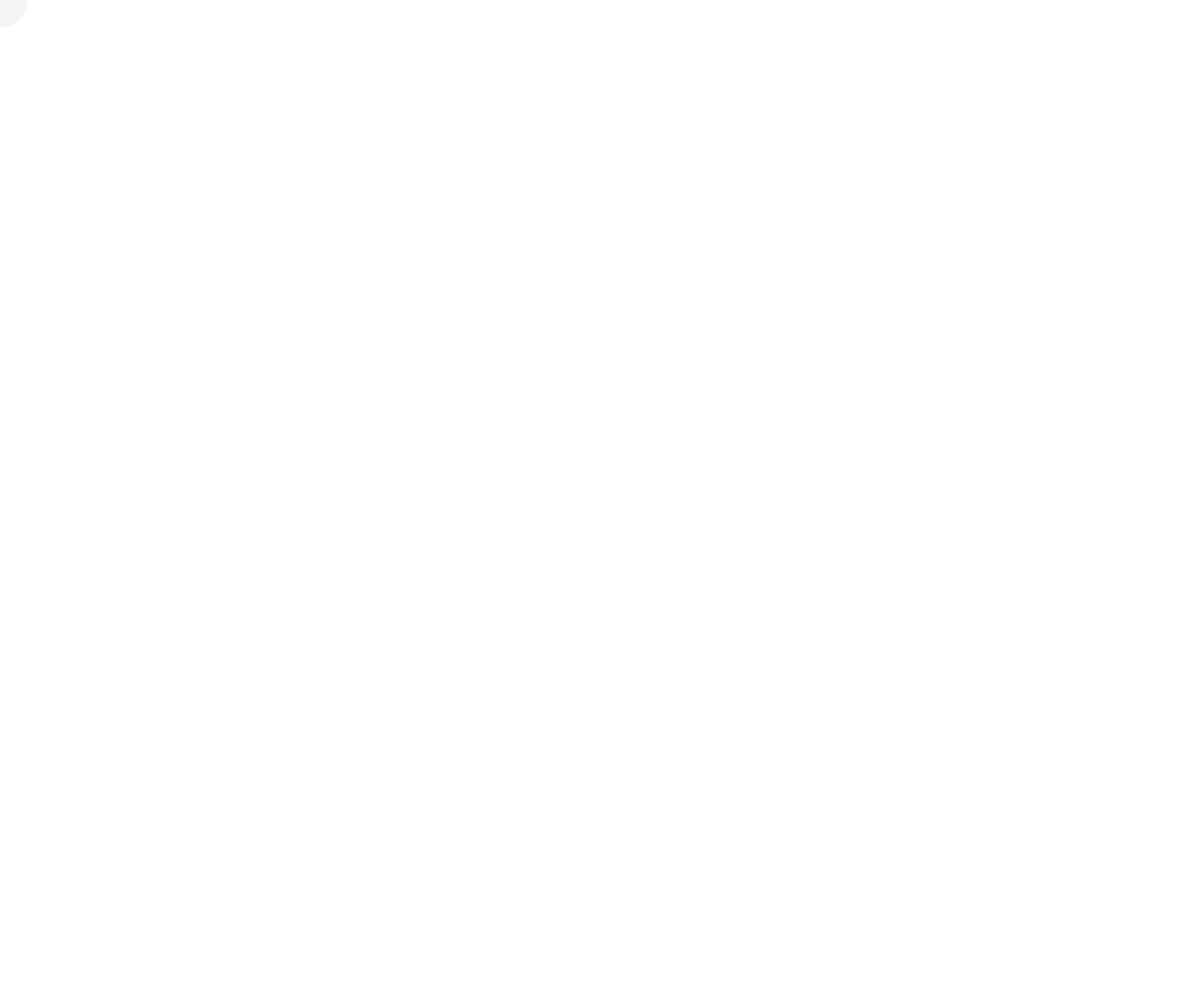
Frame 1 (no input)
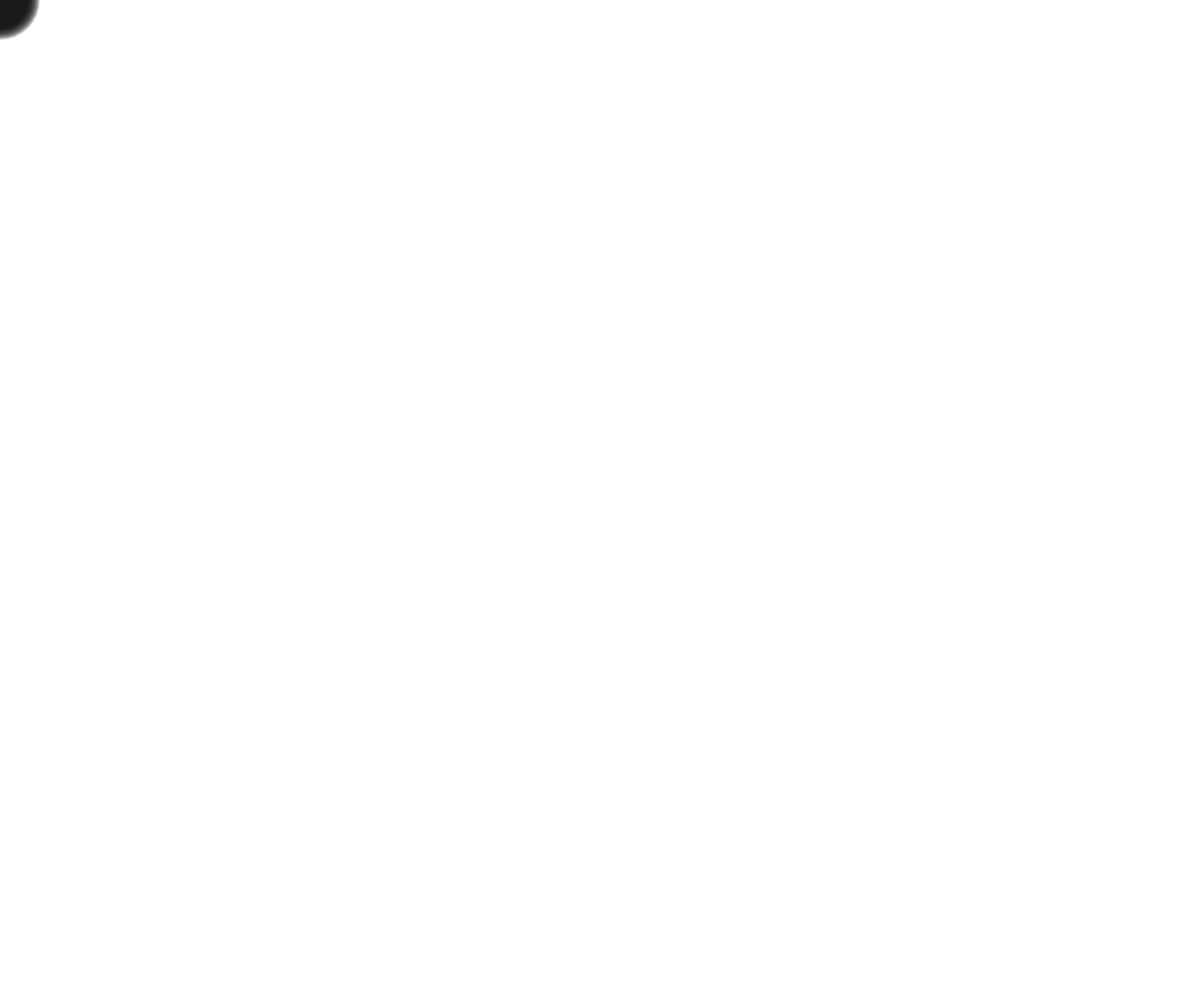
Frame 60 (no input)
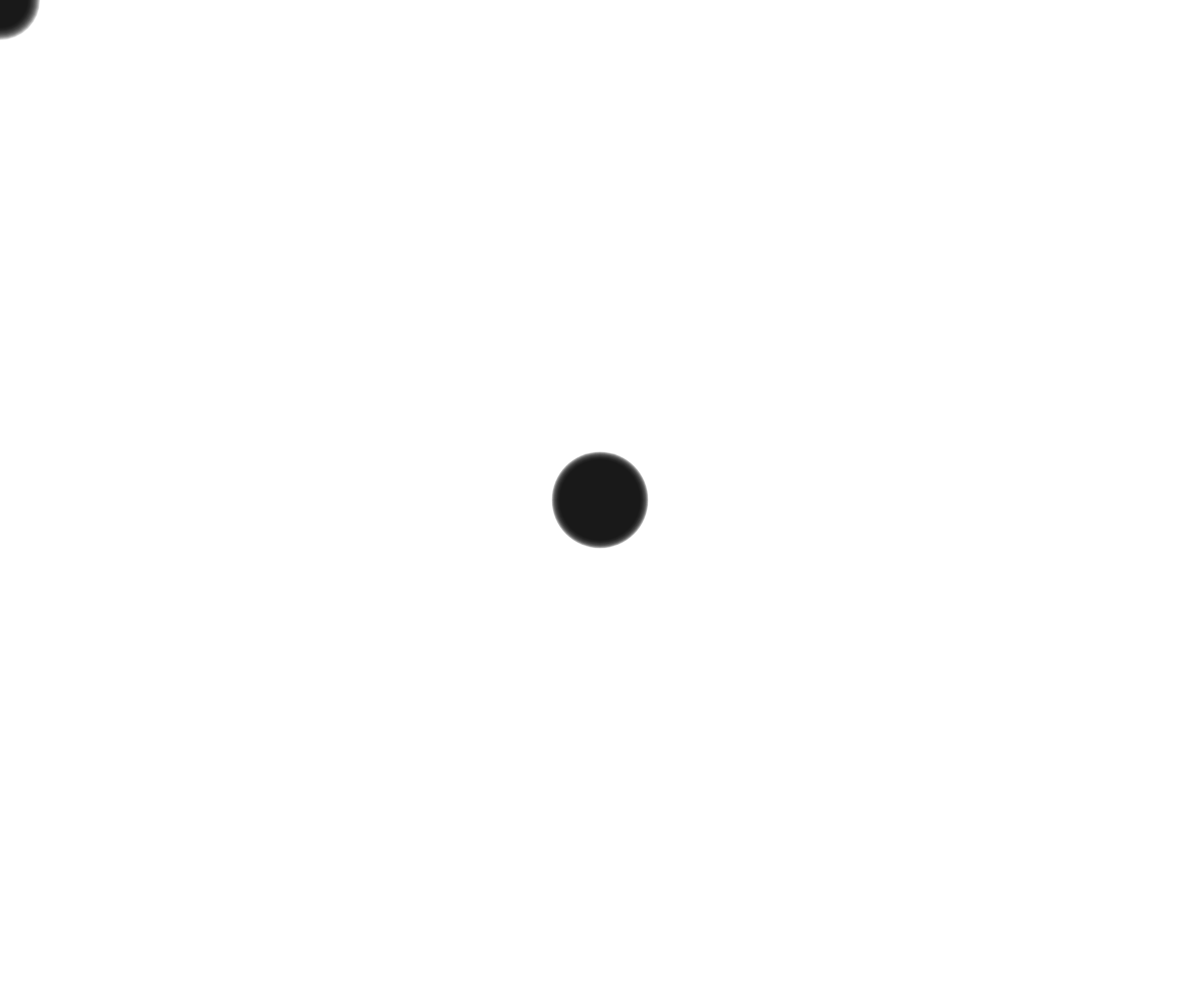
Frame 120 (the mouse pressed at the canvas centre since frame 60)

The p5.js sketch that drew these frames (run headless with seeded random() and noise() and a simulated clock; from frame 60 on, the mouse is pressed at the canvas centre):

// p5.js sketch
// ── sketch.js

const minR = 5;
const maxR = 50;
const radiusVelocity = 0.01;


function setup() {
  createCanvas(windowWidth, windowHeight);
  background(255);
  noStroke();
}


function draw() {
  // Create a value that oscillates between -1 and 1 over time
  const radiusOsc = Math.sin(radiusVelocity * frameCount);
  // Linearly interpolate it between the radii values
  const radius = map(radiusOsc, -1, 1, minR, maxR);
  // const radius = minR + (maxR - minR) * (radiusOsc - (-1)) / (1 - (-1));  // manual lerp 🤓
  
  // Dump to the console
  console.log(`osc:${radiusOsc}, r:${radius}`);  

  // Apply color to fill and draw
  fill(0, 10);
  circle(mouseX, mouseY, 2 * radius);
}
